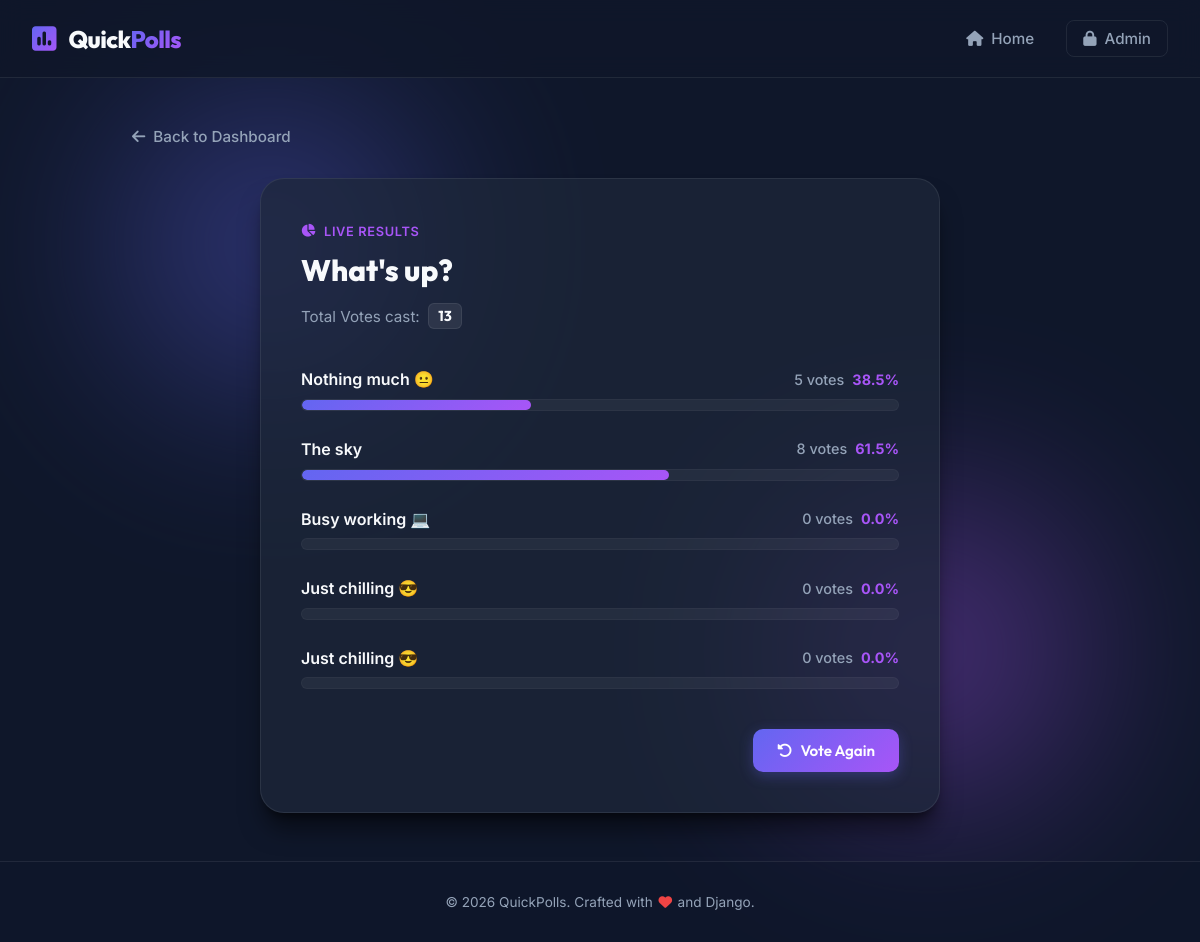
Page /polls/1/results/ on the committed database.
### polls/models.py (models this page shows, shortened)
class Question(models.Model):
    question_text = models.CharField(max_length=200)
    pub_date = models.DateTimeField("date published")

class Choice(models.Model):
    question = models.ForeignKey(Question, on_delete=models.CASCADE)
    choice_text = models.CharField(max_length=200)
    votes = models.IntegerField(default=0)

### polls/views.py (the view)
# urls.py: path("<int:pk>/results/", views.ResultsView.as_view(), name="results"),
class ResultsView(generic.DetailView):
    model = Question
    template_name = "polls/results.html"
    def get_context_data(self, **kwargs):
        context = super().get_context_data(**kwargs)
        question = self.get_object()
        total_votes = sum(choice.votes for choice in question.choice_set.all())
        choices_with_percentage = []
        for choice in question.choice_set.all():
            percentage = (choice.votes / total_votes * 100) if total_votes > 0 else 0
            choices_with_percentage.append({
                'id': choice.id,
                'choice_text': choice.choice_text,
                'votes': choice.votes,
                'percentage': round(percentage, 1)
            })
        context['choices_with_percentage'] = choices_with_percentage
        context['total_votes'] = total_votes
        return context

### polls/templates/polls/results.html (shortened to what this page needs)
{% extends "polls/base.html" %}
{% block content %}
<div class="back-nav animate-fade-in">
    <a href="{% url 'polls:index' %}" class="back-link">
        <i class="fa-solid fa-arrow-left"></i> Back to Dashboard
    </a>
</div>
<div class="results-container animate-slide-up">
    <div class="results-card">
        <div class="results-card-header">
            <span class="results-tag"><i class="fa-solid fa-chart-pie"></i> Live Results</span>
            <h1 class="question-title">{{ question.question_text }}</h1>
            <p class="total-votes-count">
                Total Votes cast: <strong class="badge">{{ total_votes }}</strong>
            </p>
        </div>
        <div class="results-body">
            {% for choice in choices_with_percentage %}
                <div class="result-row">
                    <div class="result-info">
                        <span class="choice-text">{{ choice.choice_text }}</span>
                        <span class="vote-stats">
                            <strong class="vote-count">{{ choice.votes }} vote{{ choice.votes|pluralize }}</strong>
                            <span class="vote-pct">{{ choice.percentage }}%</span>
                        </span>
                    </div>
                    <div class="progress-bar-container">
                        <div class="progress-bar-fill" style="--target-width: {{ choice.percentage }}%;"></div>
                    </div>
                </div>
            {% empty %}
                <p>No options available.</p>
            {% endfor %}
        </div>
        <div class="results-footer">
            <a href="{% url 'polls:detail' question.id %}" class="btn btn-primary">
                <i class="fa-solid fa-rotate-left"></i> Vote Again
            </a>
        </div>
    </div>
</div>
{% endblock %}

### polls/static/polls/style.css (style rules this page uses)
:root { --bg-dark: #0f172a; --bg-card: rgba(30, 41, 59, 0.7); --border-color: rgba(255, 255, 255, 0.08); --border-hover: rgba(99, 102, 241, 0.4); --primary-gradient: linear-gradient(135deg, #6366f1 0%, #a855f7 100%); --primary-color: #6366f1; --primary-glow: rgba(99, 102, 241, 0.3); --secondary-color: rgba(255, 255, 255, 0.05); --secondary-hover: rgba(255, 255, 255, 0.1); --text-main: #f8fafc; --text-muted: #94a3b8; --text-highlight: #a855f7; --font-heading: 'Outfit', sans-serif; --font-body: 'Inter', sans-serif; --glass-blur: blur(12px); --shadow-sm: 0 4px 6px -1px rgb(0 0 0 / 0.1), 0 2px 4px -2px rgb(0 0 0 / 0.1); --shadow-md: 0 10px 15px -3px rgb(0 0 0 / 0.3), 0 4px 6px -4px rgb(0 0 0 / 0.3); --shadow-lg: 0 20px 25px -5px rgb(0 0 0 / 0.5), 0 8px 10px -6px rgb(0 0 0 / 0.5); --transition-fast: 0.2s cubic-bezier(0.4, 0, 0.2, 1); --transition-normal: 0.3s cubic-bezier(0.4, 0, 0.2, 1); }
* { box-sizing: border-box; margin: 0; padding: 0; }
body { background-color: var(--bg-dark); color: var(--text-main); font-family: var(--font-body); min-height: 100vh; display: flex; flex-direction: column; overflow-x: hidden; position: relative; }
body::before, body::after { content: ''; position: absolute; width: 300px; height: 300px; border-radius: 50%; filter: blur(100px); z-index: -1; opacity: 0.4; pointer-events: none; }
body::before { background: #6366f1; top: 10%; left: 10%; }
body::after { background: #a855f7; bottom: 15%; right: 10%; }
.btn { display: inline-flex; align-items: center; justify-content: center; padding: 0.75rem 1.5rem; font-family: var(--font-heading); font-weight: 600; font-size: 0.95rem; border-radius: 10px; border: none; cursor: pointer; text-decoration: none; transition: var(--transition-normal); gap: 0.5rem; }
.btn-primary { background: var(--primary-gradient); color: #fff; box-shadow: 0 4px 14px var(--primary-glow); }
.back-nav { margin-bottom: 2rem; }
.back-link { text-decoration: none; color: var(--text-muted); font-weight: 500; display: inline-flex; align-items: center; gap: 0.5rem; font-size: 0.95rem; transition: var(--transition-fast); }
.vote-container, .results-container { max-width: 680px; margin: 0 auto; width: 100%; }
.vote-card, .results-card { background: var(--bg-card); backdrop-filter: var(--glass-blur); border: 1px solid var(--border-color); border-radius: 24px; padding: 2.5rem; box-shadow: var(--shadow-lg); }
.vote-card-header, .results-card-header { margin-bottom: 2.5rem; }
.question-tag, .results-tag { display: inline-flex; align-items: center; gap: 0.5rem; font-size: 0.8rem; font-weight: 600; text-transform: uppercase; letter-spacing: 0.05em; color: var(--text-highlight); margin-bottom: 0.75rem; }
.question-title { font-family: var(--font-heading); font-size: 1.85rem; font-weight: 800; line-height: 1.35; color: var(--text-main); }
.total-votes-count { margin-top: 0.75rem; color: var(--text-muted); font-size: 0.95rem; display: flex; align-items: center; gap: 0.5rem; }
.badge { background: rgba(255, 255, 255, 0.08); color: var(--text-main); padding: 0.2rem 0.6rem; border-radius: 6px; font-size: 0.9rem; font-family: var(--font-heading); border: 1px solid var(--border-color); }
.results-body { display: flex; flex-direction: column; gap: 1.75rem; margin-bottom: 2.5rem; }
.result-row { display: flex; flex-direction: column; gap: 0.6rem; }
.result-info { display: flex; justify-content: space-between; align-items: center; font-size: 1rem; }
.result-info .choice-text { font-weight: 600; color: var(--text-main); }
.vote-stats { display: flex; align-items: center; gap: 0.5rem; font-size: 0.9rem; }
.vote-count { color: var(--text-muted); font-weight: 500; }
.vote-pct { color: var(--text-highlight); font-weight: 700; }
.progress-bar-container { height: 12px; background-color: rgba(255, 255, 255, 0.05); border-radius: 9999px; overflow: hidden; width: 100%; border: 1px solid rgba(255, 255, 255, 0.03); }
.progress-bar-fill { height: 100%; border-radius: 9999px; background: var(--primary-gradient); width: 0%; animation: fillProgress 1s cubic-bezier(0.1, 0.8, 0.3, 1) forwards; }
.results-footer { display: flex; justify-content: flex-end; }
.animate-fade-in { animation: fadeIn 0.6s cubic-bezier(0.16, 1, 0.3, 1) forwards; }
.animate-slide-up { animation: slideUp 0.8s cubic-bezier(0.16, 1, 0.3, 1) forwards; }

### rows in the picture
Question: question_text "What's up?"
Choice: choice_text "Nothing much 😐"
Choice: choice_text "The sky"
Choice: choice_text "Busy working 💻"
Choice: choice_text "Just chilling 😎"
Choice: choice_text "Just chilling 😎"

### other values in the picture
{{ total_votes }} "13"
{{ choice.votes }} "5" "8" "0" "0" "0"
{{ choice.percentage }} "38.5" "61.5" "0.0" "0.0" "0.0"
